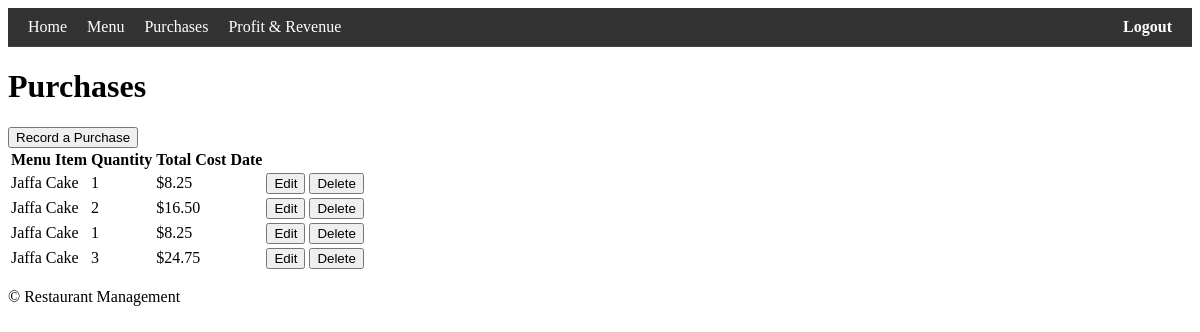
The app's page /purchases/ (signed in), older data.
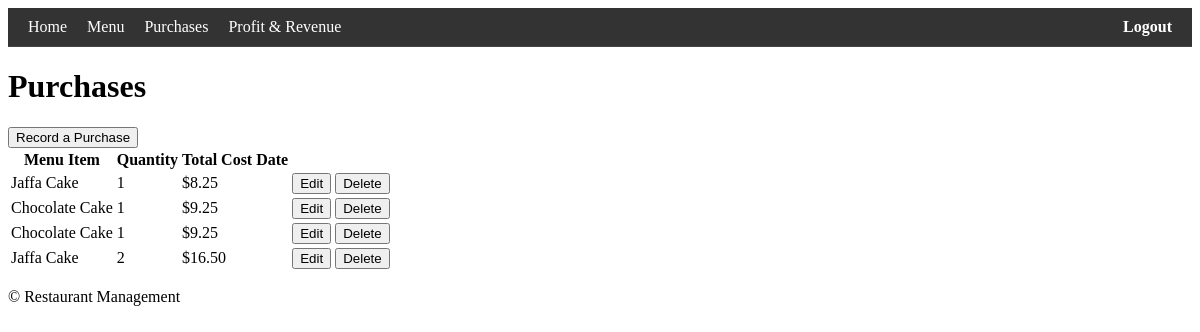
The same page, newer data.
### inventory/models.py (models this page shows, shortened)
class Purchase(models.Model):
    menu_item = models.ForeignKey(
        MenuItem, on_delete=models.CASCADE
    )  # purchased menu item
    timestamp = models.DateTimeField(auto_now_add=True)  # time of purchase
    quantity = models.PositiveIntegerField(default=1)  # quantity purchased
    @property
    def total_price(self):
        return self.menu_item.price * self.quantity

class MenuItem(models.Model):
    title = models.CharField(max_length=100)  # name of menu item (e.g., "Orange Juice")
    price = models.DecimalField(
        max_digits=10, decimal_places=2
    )  # price of the menu item (e.g., 3.49)

### inventory/views.py (the view)
# urls.py: path("purchases/", PurchaseListView.as_view(), name="purchase-list"),
class PurchaseListView(LoginRequiredMixin, ListView):
    model = Purchase
    template_name = "inventory/purchase_list.html"
    context_object_name = "purchases"

### inventory/templates/inventory/purchase_list.html (shortened to what this page needs)
{% extends 'base.html' %}
{% block content %}
<h1>Purchases</h1>
<a href="{% url 'purchase-add' %}"><button>Record a Purchase</button></a>
<table>
    <thead>
        <tr>
            <th>Menu Item</th>
            <th>Quantity</th>
            <th>Total Cost</th>
            <th>Date</th>
        </tr>
    </thead>
    <tbody>
        {% for purchase in purchases %}
        <tr>
            <td>{{ purchase.menu_item.title }}</td>
            <td>{{ purchase.quantity }}</td>
            <td>${{ purchase.total_price }}</td>
            <td>{{ purchase.date }}</td>
            <td>
                <a href="{% url 'purchase-edit' purchase.id %}"><button>Edit</button></a>
                <a href="{% url 'purchase-delete' purchase.id %}"><button>Delete</button></a>
            </td>
        </tr>
        {% endfor %}
    </tbody>
</table>
{% endblock %}

### inventory/templates/base.html (shortened to what this page needs)
{% load static %}
<!DOCTYPE html>
<html lang="en">
<head>
    <link rel="stylesheet" href="{% static 'css/styles.css' %}">
</head>
<body>
    <nav class="navbar">
        <ul class="nav-links">
            <li><a href="{% url 'home' %}">Home</a></li>
            <li><a href="{% url 'menu-list' %}">Menu</a></li>
            <li><a href="{% url 'purchase-list' %}">Purchases</a></li>
            <li><a href="{% url 'financial-summary' %}">Profit & Revenue</a></li>
        </ul>
        <div class="auth-links">
            {% if user.is_authenticated %}
                <form method="post" action="{% url 'logout' %}" style="display: inline;">
                    <a href="#" onclick="this.closest('form').submit(); return false;">Logout</a>
                </form>
            {% else %}
                <a href="{% url 'login' %}">Login</a>
            {% endif %}
        </div>
    </nav>
    <main>
        {% block content %}{% endblock %}
    </main>
    <footer>
        <p>&copy; {{ current_year }} Restaurant Management</p>
    </footer>
</body>
</html>

### static/css/styles.css (style rules this page uses)
.navbar { display: flex; justify-content: space-between; align-items: center; padding: 10px 20px; background-color: #333; color: #fff; border-bottom: 1px solid #444; }
.nav-links { list-style: none; padding: 0; margin: 0; display: flex; }
.nav-links li { margin-right: 20px; }
.nav-links a { text-decoration: none; color: #fff; font-size: 16px; }
.auth-links { position: relative; }
.auth-links a { text-decoration: none; color: #fff; font-weight: bold; font-size: 16px; }
.auth-links form { display: inline; margin: 0; }

Row changes from the older to the newer data that the page shows:
removed Purchase: menu_item "Jaffa Cake", quantity "1", total_price "8.25"
removed Purchase: menu_item "Jaffa Cake", quantity "3", total_price "24.75"
added Purchase: menu_item "Chocolate Cake", quantity "1", total_price "9.25"
added Purchase: menu_item "Chocolate Cake", quantity "1", total_price "9.25"
